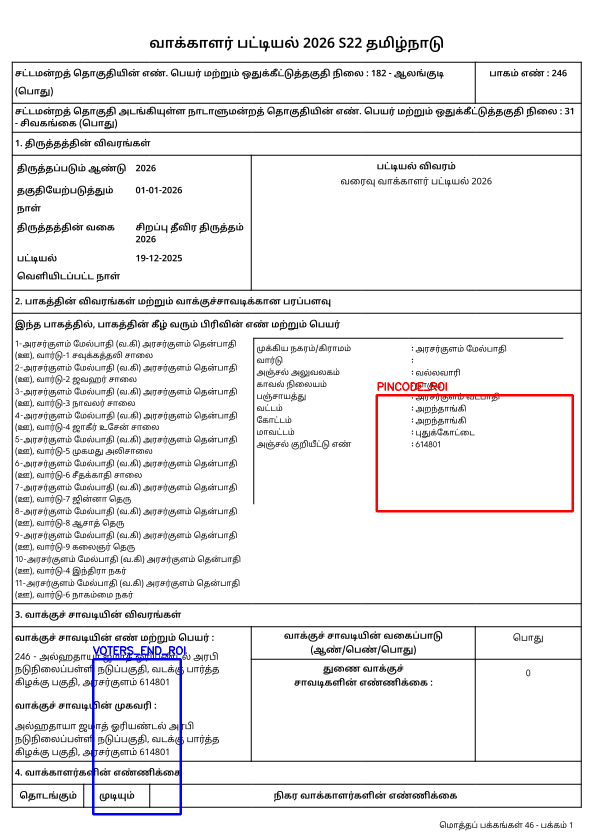
#> input picture metadata-regeneration/roi_visualization.png, 1187 x 1679 px (shown at 1/2 size)
$ python -i crop_voters_for_ocr.py   (imports and definitions only)
#> lines starting #> are read from the running program, lines starting #| are printed output that depends on the picture; after the words box and inside, x2 and y2 are one past the last pixel; in counts of white or black regions, pixels touching at a corner belong together
#> further down, picture is the input picture: shape (1679, 1187, 3); mean B, G, R 237.1, 236.3, 237.2
import os
import glob
import cv2
import numpy as np
import argparse
import re
import time

# ========== PATHS ==========
# New layout:
#   extracted/<file_name>/images/<page image>
# Output:
#   extracted/<file_name>/crops/<image_name>/<crop_name>
EXTRACTED_DIR = "extracted"
# ===========================

CANON_W, CANON_H = 1187, 1679

# Box filters (detection)
MIN_BOX_AREA_FRAC = 0.006
MAX_BOX_AREA_FRAC = 0.25
MIN_AR, MAX_AR = 0.55, 2.8

# Crop padding on original
PAD = 3

# Grid-line extraction parameters (detection)
HLINE_SCALE = 25
VLINE_SCALE = 25


# -------- Non-voter (diagram) crop filtering --------
# Heuristic: voter info boxes tend to have lots of small connected components (text)
# once long straight lines are removed, while diagrams/maps/photos are often
# line-dominant and have few small components.
VOTER_INK_FRAC_MIN = 0.008
VOTER_INK_FRAC_MAX = 0.28
VOTER_MAX_LINE_RATIO = 0.60
VOTER_MIN_SMALL_COMPONENTS = 35

# Photos and many diagrams tend to have a few dominant blobs after line removal,
# unlike voter boxes which have many similarly-sized glyph components.
VOTER_MAX_LARGEST_CC_RATIO = 0.22

# Voter boxes contain dense text edges; photos often have smoother gradients.
VOTER_MIN_EDGE_FRAC = 0.02

# Final safety check on the OCR-preprocessed grayscale (closer to what OCR sees).
POST_OCR_MIN_EDGE_FRAC = 0.02

# If auto-filter rejects everything, treat the page as "confidently non-voter"
# (skip page) when the average metrics are clearly non-text-like.
AUTO_SKIP_MAX_SMALL_COMPONENTS = 14
AUTO_SKIP_MIN_LINE_RATIO = 0.70
AUTO_SKIP_MIN_LARGEST_CC_RATIO = 0.35
AUTO_SKIP_MAX_EDGE_FRAC = 0.015


# [97 lines left out: functions _extract_hv_lines, is_voter_info_crop, classify_crop_metrics, not called in this run]


def ensure_dir(p: str):
    os.makedirs(p, exist_ok=True)


# [32 lines left out: functions list_images, list_extracted_image_dirs, derive_page_id, not called in this run]


def sort_boxes_reading_order(boxes):
    if not boxes:
        return boxes
    heights = sorted(h for _, _, _, h in boxes)
    median_h = heights[len(heights) // 2]
    row_thresh = max(10, int(median_h * 0.55))

    boxes_sorted = sorted(boxes, key=lambda b: (b[1], b[0]))
    rows, cur = [], [boxes_sorted[0]]
    for b in boxes_sorted[1:]:
        if abs(b[1] - cur[-1][1]) <= row_thresh:
            cur.append(b)
        else:
            rows.append(sorted(cur, key=lambda x: x[0]))
            cur = [b]
    rows.append(sorted(cur, key=lambda x: x[0]))

    out = []
    for r in rows:
        out.extend(r)
    return out


def dedupe_boxes(boxes, tol=6):
    boxes = sorted(boxes, key=lambda b: (b[0], b[1], b[2], b[3]))
    out = []
    for x, y, w, h in boxes:
        dup = False
        for x2, y2, w2, h2 in out:
            if abs(x - x2) < tol and abs(y - y2) < tol and abs(w - w2) < tol and abs(h - h2) < tol:
                dup = True
                break
        if not dup:
            out.append((x, y, w, h))
    return out


def remove_contained_boxes(boxes, margin=6, max_area_ratio=0.70):
    """Remove boxes fully contained within another box.

    This helps avoid cropping nested sub-cells like the photo placeholder square
    inside a larger voter-info row box.
    """
    if not boxes:
        return boxes

    boxes_sorted = sorted(boxes, key=lambda b: (b[2] * b[3]), reverse=True)
    kept = []
    for x, y, w, h in boxes_sorted:
        x2, y2 = x + w, y + h
        area = w * h
        contained = False
        for X, Y, W, H in kept:
            X2, Y2 = X + W, Y + H
            if (
                x >= X + margin
                and y >= Y + margin
                and x2 <= X2 - margin
                and y2 <= Y2 - margin
            ):
                big_area = W * H
                if area / float(max(1, big_area)) <= max_area_ratio:
                    contained = True
                    break
        if not contained:
            kept.append((x, y, w, h))

    # Return in original-ish order; caller sorts into reading order later.
    return sorted(kept, key=lambda b: (b[1], b[0]))


def detect_boxes_using_grid_lines(img_bgr_canon):
    H, W = img_bgr_canon.shape[:2]
#> H = 1679; W = 1187
    page_area = W * H
#> page_area = 1992973

    gray = cv2.cvtColor(img_bgr_canon, cv2.COLOR_BGR2GRAY)
    bw = cv2.adaptiveThreshold(
        gray, 255,
        cv2.ADAPTIVE_THRESH_MEAN_C,
        cv2.THRESH_BINARY_INV,
        31, 12
    )
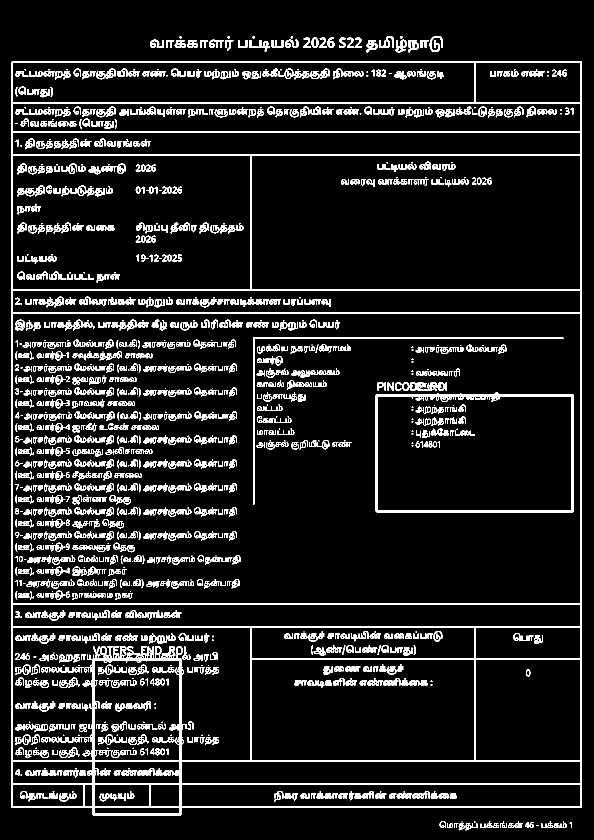
#> bw: shape (1679, 1187) (shown at 1/2 size); 9.9% white; 1664 white regions (365 under 20 px), largest, box (x1, y1, x2, y2) and area: (23, 123, 1164, 1631) 59091, (751, 785, 1148, 1025) 6814, (506, 675, 1127, 1009) 2856

    # horizontal lines
    h_kernel_len = max(10, W // HLINE_SCALE)
#> h_kernel_len = 47
    h_kernel = cv2.getStructuringElement(cv2.MORPH_RECT, (h_kernel_len, 1))
    horiz = cv2.erode(bw, h_kernel, iterations=1)
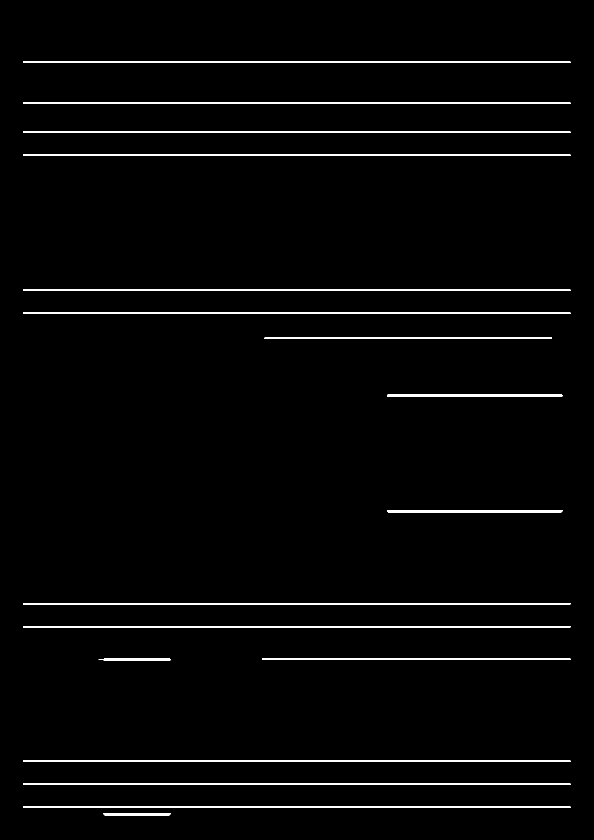
#> horiz: shape (1679, 1187) (shown at 1/2 size); 2.2% white; 17 white regions, largest, box (x1, y1, x2, y2) and area: (46, 123, 1141, 126) 3285, (46, 205, 1141, 208) 3285, (46, 263, 1141, 266) 3285
    horiz = cv2.dilate(horiz, h_kernel, iterations=1)
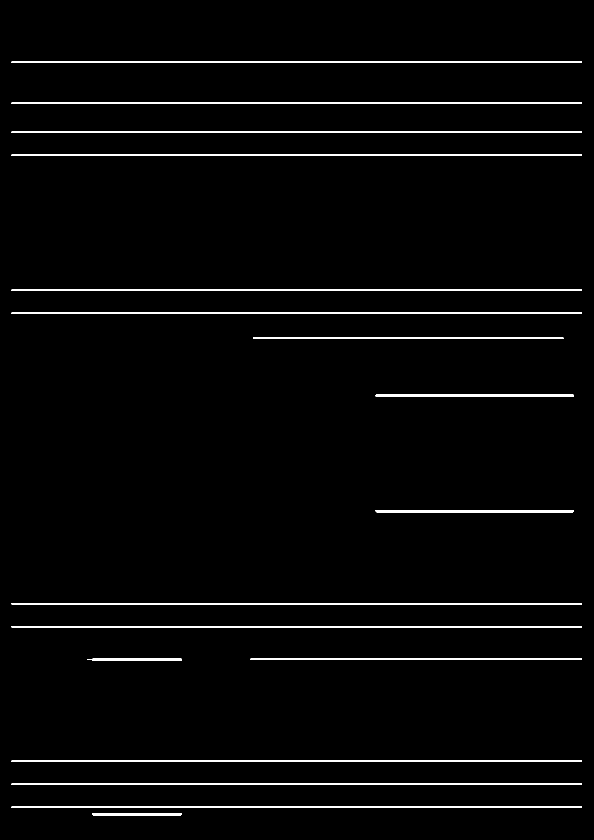
#> horiz: shape (1679, 1187) (shown at 1/2 size); 2.4% white; 17 white regions, largest, box (x1, y1, x2, y2) and area: (23, 123, 1164, 126) 3423, (23, 205, 1164, 208) 3423, (23, 263, 1164, 266) 3423

    # vertical lines
    v_kernel_len = max(10, H // VLINE_SCALE)
#> v_kernel_len = 67
    v_kernel = cv2.getStructuringElement(cv2.MORPH_RECT, (1, v_kernel_len))
#> v_kernel = 67 values from 1 to 1
    vert = cv2.erode(bw, v_kernel, iterations=1)
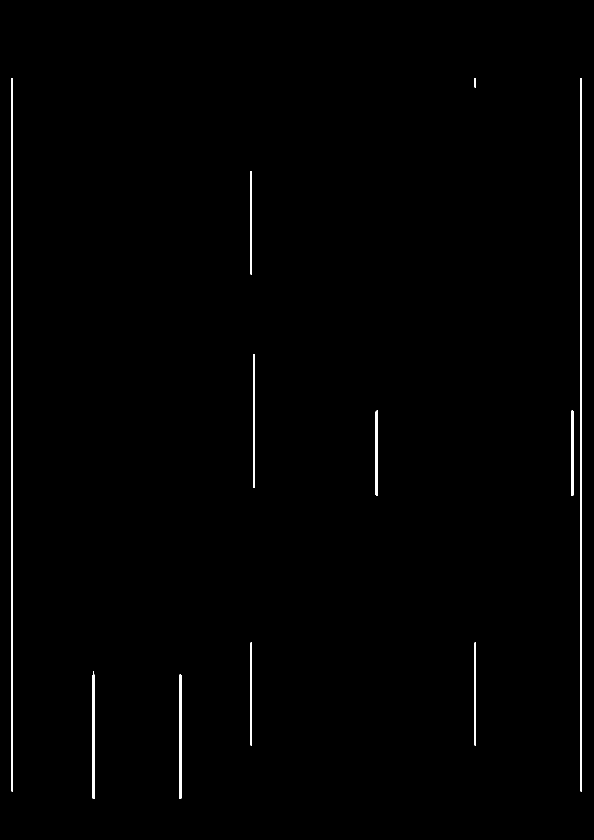
#> vert: shape (1679, 1187) (shown at 1/2 size); 0.78% white; 11 white regions, largest, box (x1, y1, x2, y2) and area: (23, 156, 26, 1583) 4281, (1161, 156, 1164, 1583) 4281, (184, 1342, 189, 1598) 1252
    vert = cv2.dilate(vert, v_kernel, iterations=1)
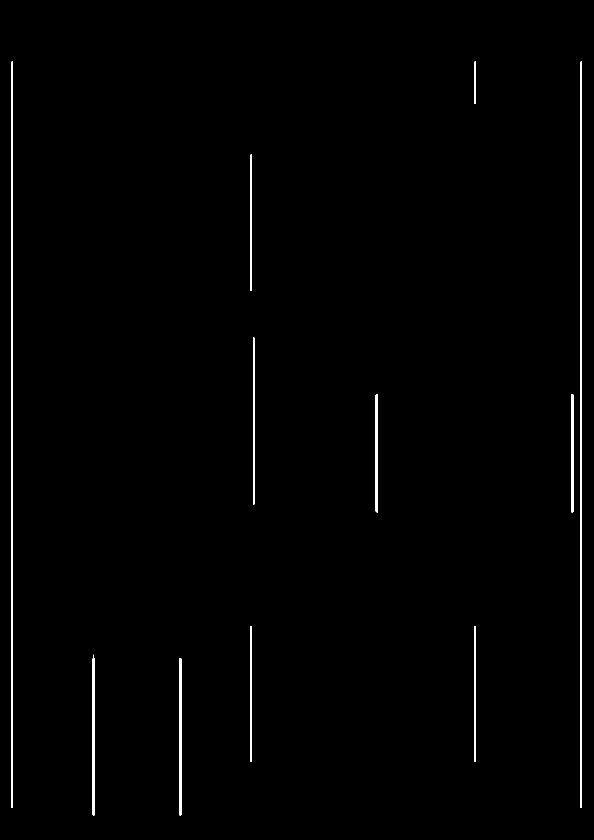
#> vert: shape (1679, 1187) (shown at 1/2 size); 0.91% white; 11 white regions, largest, box (x1, y1, x2, y2) and area: (23, 123, 26, 1616) 4479, (1161, 123, 1164, 1616) 4479, (184, 1309, 189, 1631) 1582

    grid = cv2.bitwise_or(horiz, vert)
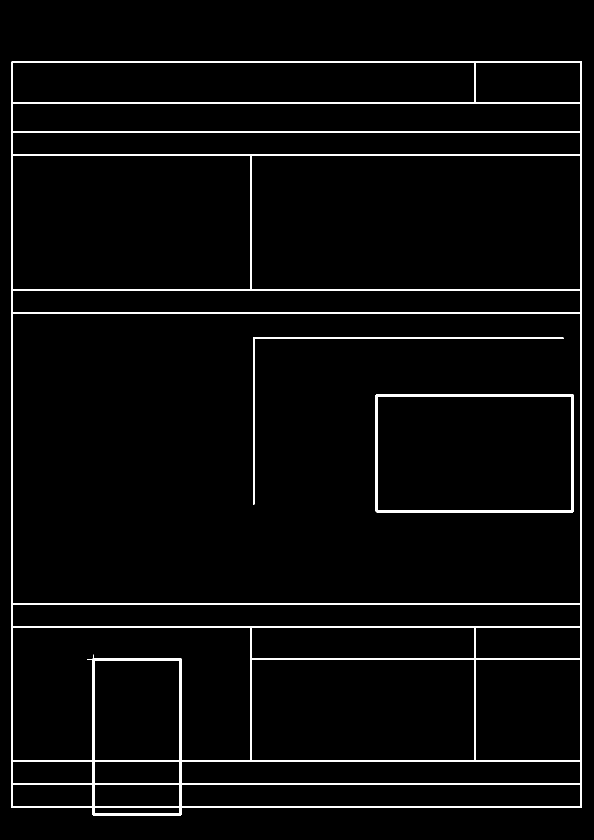
#> grid: shape (1679, 1187) (shown at 1/2 size); 3.3% white; 3 white regions
    k = cv2.getStructuringElement(cv2.MORPH_RECT, (3, 3))
    grid = cv2.morphologyEx(grid, cv2.MORPH_CLOSE, k, iterations=2)

    contours, _ = cv2.findContours(grid, cv2.RETR_EXTERNAL, cv2.CHAIN_APPROX_SIMPLE)
#> contours = 1 contour; box (x1, y1, x2, y2) and area: (23, 123, 1164, 1631) 1703562

    boxes = []
    for cnt in contours:
        x, y, w, h = cv2.boundingRect(cnt)
        area = w * h
        if area < page_area * MIN_BOX_AREA_FRAC:
            continue
        if area > page_area * MAX_BOX_AREA_FRAC:
            continue
        ar = w / float(h)
        if not (MIN_AR <= ar <= MAX_AR):
            continue

        peri = cv2.arcLength(cnt, True)
        approx = cv2.approxPolyDP(cnt, 0.02 * peri, True)
        if len(approx) < 4:
            continue

        boxes.append((x, y, w, h))
#> this loop made 1 pass
#> (x, y, w, h, area) on pass 1: (23, 123, 1141, 1508, 1720628)
#> after the loop, boxes = []

    boxes = dedupe_boxes(boxes)
    boxes = remove_contained_boxes(boxes)
    boxes = sort_boxes_reading_order(boxes)
    return boxes


# [317 lines left out: functions scale_boxes, estimate_skew_angle, rotate_image, ocr_preprocess, parse_args, main, not called in this run]


# [3 lines not run here, left out]

>>> import cv2
>>> picture = cv2.imread('metadata-regeneration/roi_visualization.png')
>>> result = detect_boxes_using_grid_lines(picture)
#> result = []
